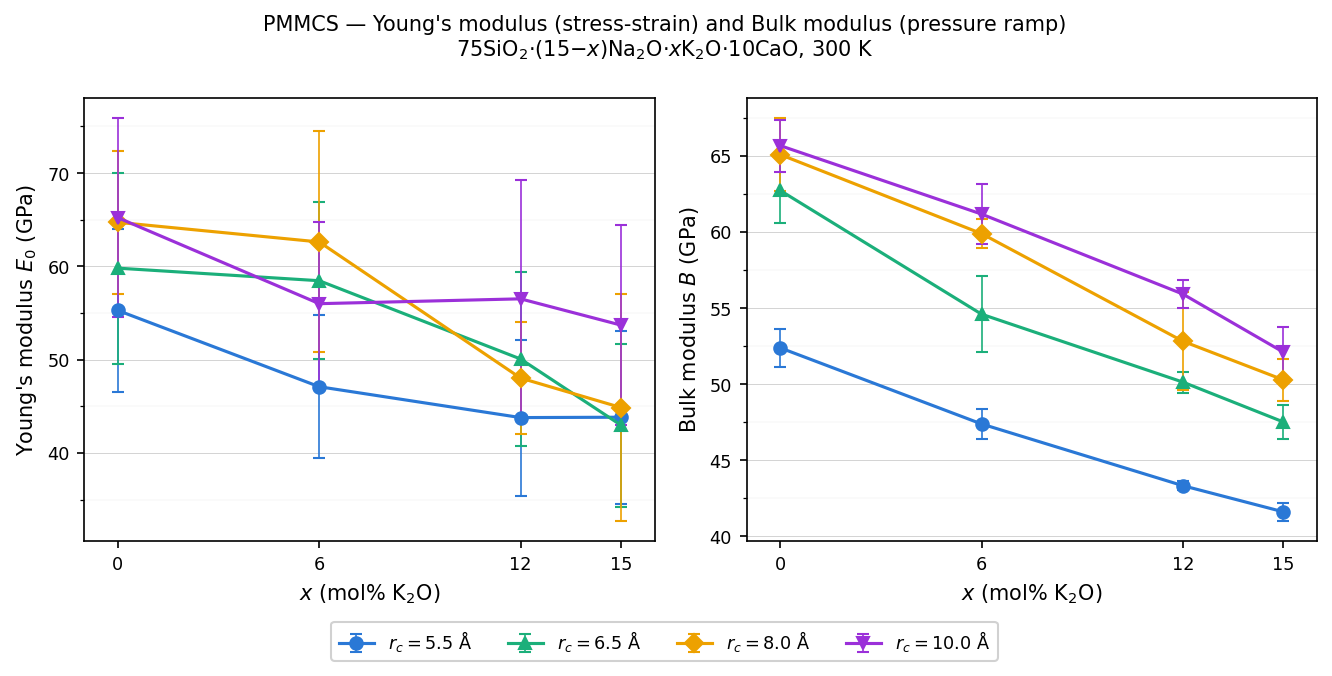

Reproduce this figure in Python.
"""
fig_mech_pmmcs.py
Young's modulus (stress-strain) and Bulk modulus (pressure ramp) — PMMCS, 4 cutoffs.
Side-by-side 1×2 figure.
"""

import numpy as np
import matplotlib.pyplot as plt
import matplotlib.ticker as ticker
from scipy.optimize import curve_fit
from pathlib import Path
import re

LOGS_DIR = Path(__file__).parent.parent / "STAGE3_STRESS_STRAIN" / "logs"
OUT_DIR  = Path(__file__).parent

x_vals    = [0, 6, 12, 15]
rc_labels = ['rc5p5', 'rc6p5', 'rc8p0', 'rc10p0']
dirs      = ['x', 'y', 'z']
BAR_TO_GPA = 1.0e-4


def parse_young_log(fpath, direction):
    blocks, current, cols, in_data = [], [], {}, False
    with open(fpath) as f:
        lines = f.readlines()
    for line in lines:
        if line.strip().startswith('Step') and 'Pxx' in line:
            lbl = line.split()
            cols = {k: lbl.index(k) for k in ('Pxx','Pyy','Pzz','Lx','Ly','Lz')}
            in_data = True; current = []
        elif in_data and re.match(r'^\s*\d', line):
            current.append(line.split())
        elif in_data and 'Loop time' in line:
            blocks.append((cols, current)); in_data = False
    if len(blocks) < 2:
        return None, None
    cols, data_lines = blocks[-1]
    if not data_lines:
        return None, None
    data = np.array([[float(v) for v in row] for row in data_lines])
    lx, ly, lz = data[:, cols['Lx']], data[:, cols['Ly']], data[:, cols['Lz']]
    pxx, pyy, pzz = data[:, cols['Pxx']], data[:, cols['Pyy']], data[:, cols['Pzz']]
    if direction == 'x':
        elon, A, P = lx, ly * lz, pxx
    elif direction == 'y':
        elon, A, P = ly, lx * lz, pyy
    else:
        elon, A, P = lz, lx * ly, pzz
    strain = (elon - elon[0]) / elon[0]
    stress = (-P) * (A / A[0]) * BAR_TO_GPA
    return strain, stress


def parse_bulk_log(fpath):
    sections, cur, c_press, c_vol, in_data = [], [], None, None, False
    with open(fpath) as f:
        lines = f.readlines()
    for line in lines:
        if line.strip().startswith('Step') and 'Press' in line and 'Volume' in line:
            hdr = line.split()
            c_press, c_vol = hdr.index('Press'), hdr.index('Volume')
            in_data = True; cur = []
        elif in_data and re.match(r'^\s*\d', line):
            cur.append(line.split())
        elif in_data and 'Loop time' in line:
            sections.append(np.array([[float(v) for v in row] for row in cur]))
            in_data = False
    if len(sections) < 2:
        return None, None
    return sections[1][:, c_press], sections[1][:, c_vol]


def cubic(x, a, b, c, d):
    return a*x**3 + b*x**2 + c*x + d


# ── Collect E and B ───────────────────────────────────────────────────────────
E_mean = {rc: [] for rc in rc_labels}
E_std  = {rc: [] for rc in rc_labels}
B_mean = {rc: [] for rc in rc_labels}
B_std  = {rc: [] for rc in rc_labels}

for x in x_vals:
    for rc in rc_labels:
        E_all, B_all = [], []
        for r in [1, 2, 3]:
            # Young
            for d in dirs:
                fname = LOGS_DIR / f"young_x{x}_r{r}_dir_{d}_PMMCS_{rc}.lammps"
                if not fname.exists():
                    continue
                strain, stress = parse_young_log(fname, d)
                if strain is None or len(strain) < 10:
                    continue
                try:
                    popt, _ = curve_fit(cubic, strain, stress,
                                        p0=[1000, -100, 70, 0], maxfev=5000)
                    E_all.append(popt[2])
                except RuntimeError:
                    pass
            # Bulk
            fname = LOGS_DIR / f"bulk_x{x}_r{r}_PMMCS_{rc}.lammps"
            if fname.exists():
                P, V = parse_bulk_log(fname)
                if P is not None:
                    coeffs = np.polyfit(P, V, 1)
                    if coeffs[0] < 0:
                        B_all.append(-coeffs[1] / coeffs[0] * BAR_TO_GPA)
        E_mean[rc].append(np.mean(E_all) if E_all else np.nan)
        E_std[rc].append(np.std(E_all, ddof=1) if len(E_all) > 1 else 0.0)
        B_mean[rc].append(np.mean(B_all) if B_all else np.nan)
        B_std[rc].append(np.std(B_all, ddof=1) if len(B_all) > 1 else 0.0)

# ── Palette ───────────────────────────────────────────────────────────────────
colors  = {'rc5p5': '#2a78d6', 'rc6p5': '#1baf7a',
           'rc8p0': '#eda100', 'rc10p0': '#9b30d9'}
markers = {'rc5p5': 'o', 'rc6p5': '^', 'rc8p0': 'D', 'rc10p0': 'v'}
labels  = {'rc5p5': r'$r_c=5.5$ Å', 'rc6p5': r'$r_c=6.5$ Å',
           'rc8p0': r'$r_c=8.0$ Å', 'rc10p0': r'$r_c=10.0$ Å'}

fig, (ax1, ax2) = plt.subplots(1, 2, figsize=(9, 4.2))
kw = dict(lw=1.5, ms=6, capsize=3, capthick=1, elinewidth=0.8, zorder=4)

for rc in rc_labels:
    ax1.errorbar(x_vals, E_mean[rc], yerr=E_std[rc],
                 color=colors[rc], marker=markers[rc], label=labels[rc], **kw)
    ax2.errorbar(x_vals, B_mean[rc], yerr=B_std[rc],
                 color=colors[rc], marker=markers[rc], label=labels[rc], **kw)

for ax, ylabel in [(ax1, r"Young's modulus $E_0$ (GPa)"),
                   (ax2, r"Bulk modulus $B$ (GPa)")]:
    ax.set_xlabel(r'$x$ (mol% K$_2$O)', fontsize=10)
    ax.set_ylabel(ylabel, fontsize=10)
    ax.set_xticks(x_vals)
    ax.set_xlim(-1, 16)
    ax.yaxis.set_minor_locator(ticker.AutoMinorLocator(2))
    ax.grid(axis='y', lw=0.4, color='#cccccc', zorder=0)
    ax.grid(axis='y', which='minor', lw=0.2, color='#e8e8e8', zorder=0)
    ax.tick_params(labelsize=8.5)

handles, labels_ = ax1.get_legend_handles_labels()
fig.legend(handles, labels_, loc='lower center', ncol=4, fontsize=8.5,
           frameon=True, framealpha=0.9, edgecolor='#cccccc',
           bbox_to_anchor=(0.5, -0.06))

fig.suptitle('PMMCS — Young\'s modulus (stress-strain) and Bulk modulus (pressure ramp)\n'
             r'75SiO$_2$·(15$-x$)Na$_2$O·$x$K$_2$O·10CaO, 300 K',
             fontsize=10)
fig.tight_layout()
fig.savefig(OUT_DIR / 'fig_mech_pmmcs.pdf', dpi=300, bbox_inches='tight')
fig.savefig(OUT_DIR / 'fig_mech_pmmcs.png', dpi=150, bbox_inches='tight')
print(f"Saved: {OUT_DIR / 'fig_mech_pmmcs.pdf'}")

print(f"\n{'rc':>8}  {'x':>4}  {'E0 (GPa)':>10}  {'B (GPa)':>10}")
for rc in rc_labels:
    for i, x in enumerate(x_vals):
        print(f"{rc:>8}  {x:>4}  {E_mean[rc][i]:>10.2f}  {B_mean[rc][i]:>10.2f}")
    print()

plt.show()
